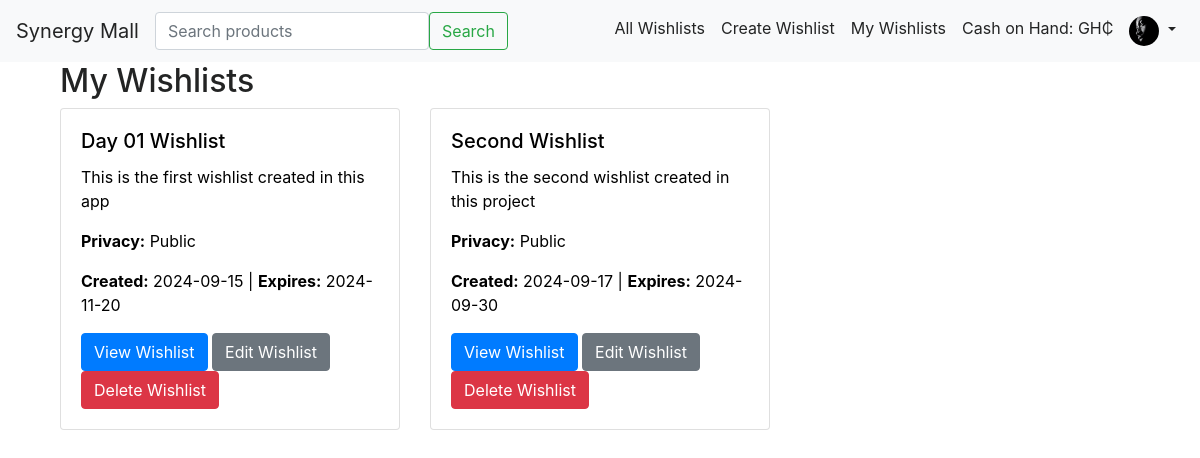
/wishlist/my_wishlists/ (signed in), run on the app's committed database.
### users/models.py (models this page shows, shortened)
class User(AbstractBaseUser, PermissionsMixin):
    ROLE_CHOICES = (
        ('vendor', 'Vendor'),
        ('regular', 'RegularUser'),
        ('marketer', 'Marketer'),
        ('manager', 'Manager'),
    )
    username = models.CharField(max_length=50, blank=False, null=False, unique=True)
    email = models.EmailField(unique=True)
    first_name = models.CharField(max_length=50)
    surname = models.CharField(max_length=50)
    other_names = models.CharField(max_length=100, blank=True, null=True)
    phone_number = models.CharField(max_length=15, unique=True)
    profile_picture = models.ImageField(upload_to='profile_pictures/', blank=True, null=True)
    id_document_number = models.CharField(max_length=100, blank=True, null=True)
    id_image = models.ImageField(upload_to='identification_images/', blank=True, null=True)
    default_shipping_address = models.TextField(max_length=400, blank=True, null=True)
    cash = models.DecimalField(max_digits=12, decimal_places=2, default=0.00)  # Wallet/cash balance
    role = models.CharField(max_length=10, choices=ROLE_CHOICES)
    is_active = models.BooleanField(default=True)
    is_staff = models.BooleanField(default=False)
    date_joined = models.DateTimeField(default=timezone.now)
    groups = models.ManyToManyField(
        Group,
        related_name='custom_user_groups',  # Adding related_name
        blank=True,
        help_text='The groups this user belongs to.',
        verbose_name='groups',
    )
    user_permissions = models.ManyToManyField(
        Permission,
        related_name='custom_user_permissions',  # Adding related_name
        blank=True,
        help_text='Specific permissions for this user.',
        verbose_name='user permissions',
    )
    objects = UserManager()
    USERNAME_FIELD = 'email'
    REQUIRED_FIELDS = []

### synergy_mall/models.py (models this page shows, shortened)
class Wishlist(models.Model):
    PRIVACY_CHOICES = [
        ('public', 'Public'),
        ('private', 'Private'),
    ]
    user = models.ForeignKey(settings.AUTH_USER_MODEL, on_delete=models.CASCADE)
    title = models.CharField(max_length=255)
    description = models.TextField(blank=True, null=True)
    privacy = models.CharField(max_length=10, choices=PRIVACY_CHOICES, default='private')
    shareable_link = models.UUIDField(default=uuid.uuid4, editable=False, unique=True)
    expiry_date = models.DateTimeField(blank=True, null=True)
    created_at = models.DateTimeField(auto_now_add=True)
    updated_at = models.DateTimeField(auto_now=True)

### synergy_mall/views.py (the view)
# urls.py: path('wishlist/my_wishlists/', views.my_wishlists, name='my_wishlists'),
@login_required
def my_wishlists(request):
    wishlist_service = WishlistService(request.user)
    wishlists = wishlist_service.get_user_wishlists()
    context = {
        'wishlists': wishlists,
    }
    return render(request, 'synergy_mall/my_wishlists.html', context)

### synergy_mall/context_processors.py (called while the page is built)
def cart_item_count(request):
    if request.user.is_authenticated:
        cart_items_count = CartItem.objects.filter(cart__user=request.user).count()
    else:
        session_key = request.session.session_key
        cart_items_count = CartItem.objects.filter(cart__session_key=session_key).count()
    return {'cart_items_count': cart_items_count}

### synergy_mall/wishlist.py (called while the page is built)
    def get_user_wishlists(self):
        return Wishlist.objects.filter(user=self.user)

### synergy_mall/templates/synergy_mall/my_wishlists.html
{% extends 'base.html' %}
{% block content %}
<div class="container">
    <h2>My Wishlists</h2>
    {% if wishlists %}
    <div class="row">
        {% for wishlist in wishlists %}
        <div class="col-md-4">
            <div class="card mb-4">
                <div class="card-body">
                    <h5 class="card-title">{{ wishlist.title }}</h5>
                    <p class="card-text">{{ wishlist.description|default:"No description" }}</p>
                    <p class="card-text"><strong>Privacy:</strong> {{ wishlist.get_privacy_display }}</p>
                    <p class="card-text">
                        <strong>Created:</strong> {{ wishlist.created_at|date:"Y-m-d" }}
                        {% if wishlist.expiry_date %}
                        | <strong>Expires:</strong> {{ wishlist.expiry_date|date:"Y-m-d" }}
                        {% endif %}
                    </p>
                    <a href="{% url 'view_wishlist' wishlist.id %}" class="btn btn-primary">View Wishlist</a>
                    <a href="{% url 'edit_wishlist' wishlist.id %}" class="btn btn-secondary">Edit Wishlist</a>
                    <a href="{% url 'delete_wishlist' wishlist.id %}" class="btn btn-danger"
                       onclick="return confirm('Are you sure you want to delete this wishlist?');">
                       Delete Wishlist
                    </a>
                </div>
            </div>
        </div>
        {% endfor %}
    </div>
    {% else %}
    <p>You have no wishlists.</p>
    {% endif %}
</div>
{% endblock %}

### SYNERGY/templates/base.html (shortened to what this page needs)
<!DOCTYPE html>
<html lang="en">
<head>
    <link href="https://stackpath.bootstrapcdn.com/bootstrap/4.5.2/css/bootstrap.min.css" rel="stylesheet">
    {% load static %}
    <link href="{% static 'css/styles.css' %}" rel="stylesheet">
    <link rel="stylesheet" href="https://cdnjs.cloudflare.com/ajax/libs/font-awesome/6.0.0-beta3/css/all.min.css">
</head>
<body class="theme-light">
    <nav class="navbar navbar-expand-lg">
        <a class="navbar-brand" href="{% url 'index' %}">Synergy Mall</a>
        <form class="d-flex" action="{% url 'search_product' %}" method="GET">
          <input class="form-control me-2" type="search" name="q" placeholder="Search products" aria-label="Search" required>
          <button class="btn btn-outline-success" type="submit">Search</button>
        </form>
        <div class="collapse navbar-collapse" id="navbarNav">
            <ul class="navbar-nav ml-auto">
                <li class="nav-item">
                    <a class="nav-link" href="#">All Wishlists</a>
                </li>
                {% if user.is_authenticated %}
                    {% if request.user.role == 'vendor' %}
                        <li class="nav-item">
                            <a class="nav-link" href="{% url 'add_product' %}">Add Product</a>
                        </li>
                        <li class="nav-item">
                            <a class="nav-link" href="{% url 'product_list' %}">My Products</a>
                        </li>
                        <li class="nav-item">
                            <a class="nav-link" href="#">My Dashboard</a>
                        </li>
                        <li class="nav-item">
                            <a class="nav-link" href="#">Pending Orders</a>
                        </li>
                    {% else %}
                        <li class="nav-item">
                            <a class="nav-link" href="{% url 'create_wishlist' %}">Create Wishlist</a>
                        </li>
                        <li class="nav-item">
                            <a class="nav-link" href="{% url 'my_wishlists' %}">My Wishlists</a>
                        </li>
                        <li class="nav-item">
                            <span class="nav-link">Cash on Hand: GH₵ {{ user.cash_on_hand|floatformat:2 }}</span>
                        </li>
                    {% endif %}
                    <li class="nav-item dropdown">
                        <a class="nav-link dropdown-toggle" href="#" id="navbarDropdown" role="button" data-toggle="dropdown" aria-haspopup="true" aria-expanded="false">
                            {% if user.profile_picture %}
                                <img src="{{ user.profile_picture.url }}" alt="{{ user.username }}'s profile picture" class="rounded-circle" width="30" height="30">
                            {% else %}
                                <img src="{{ STATIC_URL }}/default-profile.svg" alt="Profile Picture" class="rounded-circle" width="30" height="30">
                            {% endif %}
                        </a>
                    </li>
                {% endif %}
            </ul>
        </div>
    </nav>
    <div class="container">
        {% block content %}{% endblock %}
    </div>
</body>
</html>

### static/css/styles.css (style rules this page uses)
body.theme-light { background-color: #ffffff; color: #232424; }
body.theme-light .navbar { background-color: #f8f9fa; color: #232424; }
body.theme-light .navbar .navbar-brand, body.theme-light .navbar .nav-link, body.theme-light .navbar .dropdown-toggle { color: #232424; }
body.theme-light .card { background-color: #ffffff; color: #000000; }

### data on the page
User: profile_picture (picture)
Wishlist: title "Day 01 Wishlist", description "This is the first wishlist created in this app", privacy "Public", created_at "2024-09-15", expiry_date "2024-11-20"
Wishlist: title "Second Wishlist", description "This is the second wishlist created in this project", privacy "Public", created_at "2024-09-17", expiry_date "2024-09-30"
